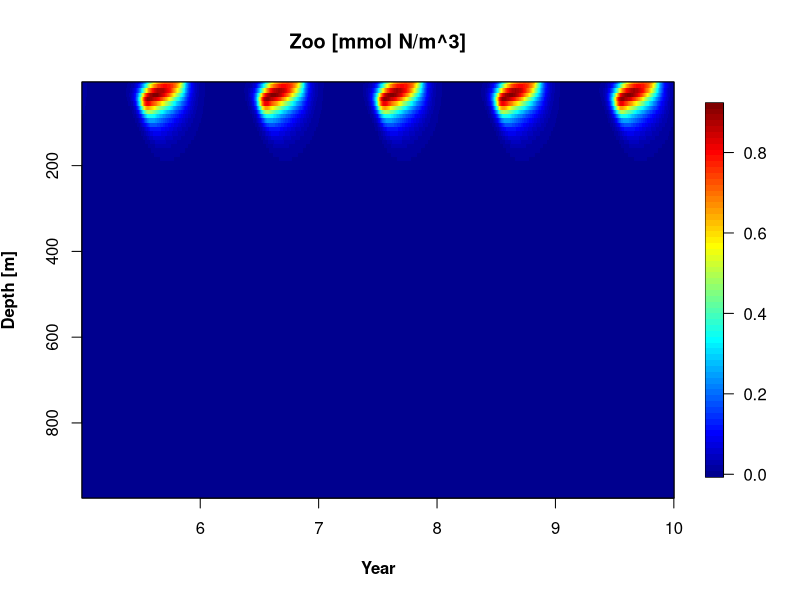

Source code (R): (Note: this script raises an error after producing the figure.)
################ Project 2 - Fasham
library(deSolve)
library(fields)

# Create an empty list to add the parameters
param <- list()

# Define parameters
param$Dv <- 10.8*2 # Diffusivity (m^2/d)
param$PAR0 <- 0.41 # unit less, PAR/ total irradiance
param$I0 <- 200 # W/m2, annual average surface irradiance 
param$C <- 4 # Oktas, cloudinessl
param$kw <- 0.04 # 1/m, light attenuation due to water
param$gP <- 2 # 1/d, phytoplankton maximum growth rate
param$alpha <- 0.025 # 1/(W/m2) / d, initial slope of the P-I curve
param$HP <- 0.5 # mMol/m3, half saturation for phytoplankton nutrient uptake
param$mP <- 0.1 # 1/d,phytoplankton specific mortality rate
param$kc <- 0.03 # m2/(mMol N), light attenuation by phytoplankton and detritus
param$gamma <- 0.03 # phytoplankton, exudation fraction
param$Sigma <- 1.5 # 1/(mMol N), NH4 inhibition parameter for phytoplankton
param$gZ <- 0.5 # 1/d, zooplankton maximum growth rate
param$beta <- 0.75 # zooplankton assimilation efficiency
param$muZ <- 0.025 # 1/d, zooplankton specific excretion rate
param$mZ <- 0.04 # 1/d, zooplankton specific mortality rate
param$HZ <- 1 # mMol/m3, zooplankton half saturation for ingestion
param$Omega <- 0.33 # detrital fraction of zooplankton mortality
param$eps <- 0.75 # ammonium fraction of zooplankton excretion
param$gB <- 2 # 1/d, bacterial maximum growth rate
param$muB <- 0.0125 # 1/d, bacterial specific excretion rate
param$HB <- 0.1 # (mMol N) / m3, bacterial half saturation for uptake
param$eta <- 0.6 # NH4/DON uptake ratio (bacteria?)
param$mD <- 0.05 # 1/d, detrital breakdown rate
param$uD <- 10 # m/d, detrital sinking rate 
param$uP <- 1 # m/d, Phytoplankton sinking rate 
param$dz <- c(rep(10,20),rep(50,16)) # grid spacing (m)
param$z <- c(seq(5,200, by=10),seq(225,1000,by=50)) # depth (m)
param$n <- length(param$z) # number of grid cells
param$theta <- 70 # degrees north, latitude
param$pP <- 0.7 # preference for phytoplankton
param$pB <- 0.1 # preference for bacteria
param$pD <- 0.2 # preference for detritus
param$Nb <- 15 # nutrient content at the bottom (mmol/m^3)
param$dzb <- 50
param$Wcenter <- 60  #Winter start day
param$Wlength <- 2*30 #length of ice coverage [days]


A0 <- c(3.800456,  3.932143,  4.190369 , 4.565361,  5.043659,  5.609317,  6.245161 , 6.933953 , 7.659329 , 8.406459,  9.162441,  9.916452, 10.659731, 11.385446, 12.088499, 12.765299, 13.413544, 14.032002,
        14.620319, 15.178838, 16.767650, 18.789011, 20.367228, 21.616196, 22.604134, 23.380663, 23.986624, 24.455906, 24.816028, 25.089051, 25.292608, 25.440788, 25.544851, 25.613793, 25.654810,
        25.673528)

N0 <- c(0.4599157,  0.4809184,  0.5223239,  0.5829859,  0.6613109,  0.7553856 , 0.8631158 , 0.9823575 , 1.1110286 , 1.2471937,  1.3891186,  1.5353000 , 1.6844726,  1.8356020,  1.9878672,  2.1406382,  2.2934514,
        2.4459845,  2.5980329,  2.7494878,  3.2019717,  3.9422750,  4.6786050,  5.4150374,  6.1520357,  6.8892783,  7.6265705,  8.3638675,  9.1011723,  9.8384904, 10.5758225, 11.3131668, 12.0505213, 12.7878838,
        13.5252525, 14.2626252)
DON0 <- c(3.477578e-05, 3.423801e-05, 3.269985e-05, 3.039544e-05, 2.763425e-05, 2.470644e-05, 2.184201e-05 ,1.919813e-05, 1.686497e-05, 1.488033e-05, 1.324550e-05 ,1.193920e-05, 1.092959e-05,
          1.018247e-05, 9.664603e-06, 9.345819e-06, 9.201403e-06, 9.214291e-06 ,9.382511e-06 ,9.760930e-06, 1.244896e-05, 1.822802e-05, 2.707202e-05, 3.897277e-05, 5.366747e-05, 7.064285e-05,
          8.920020e-05, 1.085479e-04, 1.279052e-04, 1.465905e-04, 1.640723e-04, 1.799588e-04, 1.938558e-04, 2.048334e-04, 2.099471e-04, 2.032400e-04)

P0 <- c(2.704982e-05, 5.434126e-05, 8.938645e-05, 1.270021e-04 ,1.603085e-04, 1.830998e-04, 1.918254e-04, 1.863337e-04, 1.693238e-04, 1.450398e-04, 1.178900e-04, 9.146225e-05, 6.808969e-05,
        4.887467e-05, 3.397460e-05, 2.296315e-05, 1.514648e-05, 9.785558e-06, 6.228960e-06, 4.001655e-06, 9.188180e-07, 1.927328e-07, 3.926301e-08, 7.866246e-09, 1.575163e-09, 3.219994e-10,
        6.871036e-11, 1.550475e-11, 3.680077e-12, 8.995365e-13, 2.207451e-13, 5.327346e-14, 1.247759e-14, 2.816215e-15, 6.112065e-16, 1.579331e-16)

B0 <- c(0.18237724, 0.18515930 ,0.19058378, 0.19839363 ,0.20823392, 0.21967560, 0.23224154, 0.24543309, 0.25875513, 0.27173852, 0.28395867, 0.29504970, 0.30471407, 0.31272762, 0.31894100,
        0.32327783, 0.32573043, 0.32635360, 0.32525636, 0.32259150, 0.31044150, 0.26986490 ,0.22726063, 0.18939004, 0.15735016, 0.13054558, 0.10815564, 0.08946641, 0.07388875, 0.06093098,
        0.05017867, 0.04128519, 0.03397636, 0.02808377, 0.02363223, 0.02099224)


Z0 <- c(1.952941e-02, 1.911455e-02, 1.831108e-02, 1.717027e-02, 1.576372e-02, 1.417611e-02, 1.249625e-02, 1.080799e-02, 9.182648e-03, 7.674301e-03, 6.318192e-03, 5.131935e-03, 4.118574e-03,
        3.270491e-03, 2.573284e-03, 2.009087e-03, 1.559074e-03, 1.205138e-03, 9.308736e-04, 7.220235e-04, 2.556625e-04, 5.428628e-05, 9.978569e-06, 1.613036e-06, 2.328378e-07, 3.040858e-08,
        3.632847e-09, 4.006862e-10, 4.111804e-11, 3.951686e-12, 3.576845e-13, 3.064283e-14, 2.495966e-15, 1.941941e-16, 1.451955e-17, 1.126632e-18)
D0 <- c(5.961013e-05, 1.129535e-04, 1.713173e-04, 2.347102e-04, 3.022697e-04, 3.723791e-04, 4.430252e-04, 5.122380e-04, 5.784585e-04, 6.407413e-04, 6.987847e-04, 7.528331e-04, 8.035181e-04,
        8.516956e-04, 8.983120e-04, 9.443188e-04, 9.906504e-04, 1.038368e-03, 1.089554e-03, 1.152145e-03, 1.493047e-03, 1.929801e-03, 2.416034e-03, 2.894750e-03, 3.307176e-03, 3.607307e-03,
        3.769993e-03 ,3.792095e-03, 3.688399e-03, 3.484931e-03, 3.212113e-03, 2.899351e-03, 2.571649e-03, 2.248144e-03 ,1.942320e-03 ,1.670693e-03)



# Define initial conditions - concentrations of N_P_DON_A_B_Z_D
INIT <- c(N0, P0, DON0, A0, B0, Z0, D0)

# Light function
CalLight <- function(t, P,D, param) {
  #  season <-(1-0.8 * sin(pi*param$theta/180) * cos(2*pi*t/365))
  a <- 0.5936313659
 # season <- 1+cos(pi+2*pi/365*t+4*pi/73)
  season <- 1 - (a - a*cos(pi*param$theta/90))*cos(4/73*pi + 2/365*pi*t)
  if(season<0){
    season <- 0
  }
  if(season>2){
    season <- 2
  }
  
  # Ice
  b <- param$Wcenter-param$Wlength/2
  c <- sin(pi*b/(365/2)+pi*25/146)
  d <- 1/(sin(pi*(param$Wcenter-param$Wlength/6)/(365/2)+pi*25/146)-c)
  ice <- -c*d+d*sin(pi*t/(365/2)+pi*25/146)
  
  if (ice<0){
    ice <- 0
  }
  if (ice>1){
    ice <- 1
  }
  
  damp <- param$kc * param$dz * (cumsum(P) - P/2+cumsum(D)+D/2)
  
  I <- param$I0 * param$PAR0 * exp(-param$kw * param$z - damp) * season* (1-ice)
  
  return(I)
}


# Create function that creates the differential equation at each step
FASHAM <- function(t, INIT, param) {
  N <- INIT[1:param$n]
  P <- INIT[(1+param$n):(2*param$n)]
  DON <- INIT[(2*param$n+1):(3*param$n)]
  A <- INIT[(3*param$n+1):(4*param$n)]
  B <- INIT[(4*param$n+1):(5*param$n)]
  Z <- INIT[(5*param$n+1):(6*param$n)]
  D <- INIT[(6*param$n+1):(7*param$n)]
  FD <- INIT[(7*param$n+1):(8*param$n)]
  
  # Advection and diffusion
  #####
  # Nitrate flux
  JdN <- rep(0,param$n+1)
  
  for (i in 2:param$n){
    JdN[i] <- -param$Dv * (N[i] - N[i-1]) / ((param$dz[i]+param$dz[i-1])/2)
  }
  
  
  # Diffusive flux boundary
  JdN[1] = 0
  JdN[param$n+1] = -param$Dv*(param$Nb-N[param$n])/param$dzb
  
  JN = JdN
  
  # Phytoplankton flux
  JaP <- rep(0,param$n+1)
  JdP <- rep(0,param$n+1)
  
  for (i in 2:param$n){
    JaP[i] <- param$uP * P[i-1]
    JdP[i] <- -param$Dv * (P[i] - P[i-1]) / (param$dz[i]+param$dz[i-1])/2
  }
  
  # Advective flux boundary
  JaP[1] = 0
  JaP[param$n+1] = 0
  
  # Diffusive flux boundary
  JdP[1] = 0
  JdP[param$n+1] = 0
  
  JP = JaP + JdP
  
  
  # DON flux
  JdDON <- rep(0,param$n+1)
  
  for (i in 2:param$n){
    JdDON[i] <- -param$Dv * (DON[i] - DON[i-1]) / ((param$dz[i]+param$dz[i-1])/2)
  }
  
  
  # Diffusive flux boundary
  JdDON[1] = 0
  JdDON[param$n+1] = 0
  
  JDON = JdDON
  
  
  # Ammonium flux
  JdA <- rep(0,param$n+1)
  
  for (i in 2:param$n){
    JdA[i] <- -param$Dv * (A[i] - A[i-1]) / ((param$dz[i]+param$dz[i-1])/2)
  }
  
  
  # Diffusive flux boundary
  JdA[1] = 0
  JdA[param$n+1] = 0
  
  JA = JdA
  
  # Bacteria flux
  JdB <- rep(0,param$n+1)
  
  for (i in 2:param$n){
    JdB[i] <- -param$Dv * (B[i] - B[i-1]) / ((param$dz[i]+param$dz[i-1])/2)
  }
  
  
  # Diffusive flux boundary
  JdB[1] = 0
  JdB[param$n+1] = 0
  
  JB = JdB
  
  # Zooplankton flux
  JdZ <- rep(0,param$n+1)
  
  for (i in 2:param$n){
    JdZ[i] <- -param$Dv * (Z[i] - Z[i-1]) / ((param$dz[i]+param$dz[i-1])/2)
  }
  
  
  # Diffusive flux boundary
  JdZ[1] = 0
  JdZ[param$n+1] = 0
  
  JZ = JdZ
  
  
  # Detritus flux
  JaD <- rep(0,param$n+1)
  JdD <- rep(0,param$n+1)
  
  for (i in 2:param$n){
    JaD[i] <- param$uD * D[i-1]
    JdD[i] <- -param$Dv * (D[i] - D[i-1]) / ((param$dz[i]+param$dz[i-1])/2)
  }
  
  # Advective flux boundary
  JaD[1] = 0
  JaD[param$n+1] = param$uD * D[param$n]
  
  # Diffusive flux boundary
  JdD[1] = 0
  JdD[param$n+1] = 0
  
  JD = JaD + JdD
  
  
  #####
  
  
  # Call the light function
  I <- CalLight(t, P,D, param)
  
  # Function describing P-I curve (Light limited growth rate)
  J <- param$gP * param$alpha * I / (param$gP^2 + param$alpha^2 * I^2)^(0.5)
  
  # Nutrient limiting growth rate
  Q <- N * exp(-param$Sigma*A) / (param$HP + N) + A / (param$HP + A)
  
  # Nutrient limiting growth rate (nitrate)
  Q1 <- N * exp(-param$Sigma*A) / (param$HP + N)
  
  # Nutrient limiting growth rate (Ammonium)
  Q2 <- A / (param$HP + A)
  
  # Light and nutrient limitation
  sig <- J * Q
  
  # Total food available 
  food <- param$pP*P + param$pB*B + param$pD*D 
  
  # Zooplankton grazing function on phytoplankton
  GrazP <- param$gZ * Z * (param$pP * P) / (param$HZ + food)
  
  # Zooplankton grazing function on bacteria
  GrazB <- param$gZ * Z * (param$pB * B) / (param$HZ + food)
  
  # Zooplankton grazing function on detritus
  GrazD <- param$gZ * Z * (param$pD * D) / (param$HZ + food)
  
  # Differential equation for phytoplankton 
  dPdt <- (1-param$gamma) * sig * P - GrazP - param$mP*P -(JP[2:(param$n+1)] - JP[1:param$n]) / param$dz 
  
  # Differential equation for zooplankton 
  dZdt <- param$beta*GrazP + param$beta*GrazB + param$beta*GrazD - param$muZ*Z - param$mZ*Z-(JZ[2:(param$n+1)] - JZ[1:param$n]) / param$dz 
  
  # Total bacterial nitrogenous substrate S
  S <- min(A,param$eta*DON)
  
  # Bacterial DON uptake
  U1 <- param$gB*B*DON / (param$HB + S + DON)
  
  # Bacterial ammonia uptake
  U2 <- param$gB*B*S / (param$HB + S + DON)
  
  # Differential equation for bacteria
  dBdt <- U1 + U2 - GrazB - param$muB * B -(JB[2:(param$n+1)] - JB[1:param$n]) / param$dz 
  
  # Differential equation for detritus
  dDdt <- (1-param$beta)*GrazP + (1-param$beta)*GrazB - param$beta*GrazD - param$mD*D + param$mP*P -(JD[2:(param$n+1)] - JD[1:param$n]) / param$dz 
  
  # Differential equation for nitrate
  dNdt <- -(J*Q1) * P -(JN[2:(param$n+1)] - JN[1:param$n]) / param$dz 
  
  # Differential equation for ammonium
  dAdt <- -(J*Q2) * P - U2 + param$muB*B + (param$eps*param$muZ+(1-param$Omega)*param$mZ) * Z -(JA[2:(param$n+1)] - JA[1:param$n]) / param$dz 
  
  # Differential equation for dissolved organic nitrogen (DON)
  dDONdt <- param$gamma*sig*P + param$mD*D + (1-param$eps)*param$muZ*Z - U1 -(JDON[2:(param$n+1)] - JDON[1:param$n]) / param$dz 

  return(list(c(dNdt, dPdt, dDONdt, dAdt, dBdt, dZdt, dDdt)))
}

# Define time step
time <- seq(1,365*10, by=1)

# Solve our differential equations
# How much time does the run take?
start.time <- Sys.time()
res <- ode(INIT, time, FASHAM, param)
end.time <- Sys.time()
time.taken <- end.time - start.time
print(paste("Runtime=",as.character(round(time.taken,1)),"s"))
#,method = "ode45", atol = 1e-14, rtol = 1e-14

N <- res[,2:(param$n+1)]
P <- res[,(2+param$n):(2*param$n+1)]
DON <- res[,(2*param$n+2):(3*param$n+1)]
A <- res[,(3*param$n+2):(4*param$n+1)]
B <- res[,(4*param$n+2):(5*param$n+1)]
Z <- res[,(5*param$n+2):(6*param$n+1)]
D <- res[,(6*param$n+2):(7*param$n+1)]


# Surface plot of phytoplankton
par(mfrow=c(1,1))

image.plot((time[(365*5+1):(10*365)])/365, param$z, Z[(365*5+1):(10*365),], ylim = rev(range(param$z)),
           xlab = substitute(paste(bold("Year"))), ylab = substitute(paste(bold("Depth [m]"))),
           main = "Zoo [mmol N/m^3]")
box()


# yearly flux
FI <-  rep(0,length(time)/365)

for (i in 1:length(FI)){
  FI[i] <- sum(param$uD * D[((i-1)*365+1):(i*365),param$n])
}
FI


t <- seq(1,365, by=1)
image.plot(t, param$z, Pc, ylim = rev(range(param$z)),
           xlab = substitute(paste(bold("Year"))), ylab = substitute(paste(bold("Depth [m]"))),
           main = "Detritus [mmol N/m^3]")
box()

Nt <- res[,2:(param$n+1-16)]
Pt <- res[,(2+param$n):(2*param$n+1-16)]
DONt <- res[,(2*param$n+2):(3*param$n+1-16)]
At <- res[,(3*param$n+2):(4*param$n+1-16)]
Bt <- res[,(4*param$n+2):(5*param$n+1-16)]
Zt <- res[,(5*param$n+2):(6*param$n+1-16)]
Dt <- res[,(6*param$n+2):(7*param$n+1-16)]

# Phytoplankton
image.plot((time[(365*5+1):(10*365)])/365, param$z[1:20], Bt[(365*5+1):(10*365),], ylim = rev(range(param$z[1:20])),
           xlab = substitute(paste(bold("Year"))), xaxt = "s", ylab = substitute(paste(bold("Depth [m]"))),
           main = "Zooplankton [mmol N/m^3]")
box()


image.plot(time/365, param$z, A, ylim = rev(range(param$z)),
           xlab = substitute(paste(bold("Year"))), xaxt = "s", ylab = substitute(paste(bold("Depth [m]"))),
           main = "Bacteria [mmol N/m^3]")
box()

# Vertical distribution throughout the year

mid_of_month <- 3*365+c(1,32,60,91,121,152,182,213,244,274,305,335)-31+15 # Day number at the 15th of each month in the 4th year of simulation. Starting from december in year 3
par(mfrow=c(3,4))
plot_nr <- c(1,4,7,10,2,5,8,11,3,6,9,12)
month <- c("Dec","Jan","Feb", "Mar","Apr","May","Jun","Jul","Aug","Sep","Oct", "Nov")

title <- c("Winter","Spring","Summer","Fall","","","","","","","","")
xtitle <- c(bquote(bold()),bquote(bold()),bquote(bold()),bquote(bold())
            ,bquote(bold()),bquote(bold()),bquote(bold()),bquote(bold()),
            bquote(bold(mmol~N~m^-3)),bquote(bold(mmol~N~m^-3)),bquote(bold(mmol~N~m^-3)),bquote(bold(mmol~N~m^-3)))
xax <- c("n","n","n","n","n","n","n","n","s","s","s","s")
ytitle <- c(bquote(bold(Depth~(m))),bquote(bold()),bquote(bold()),bquote(bold()),
            bquote(bold(Depth~(m))),bquote(bold()),bquote(bold()),bquote(bold()),
            bquote(bold(Depth~(m))),bquote(bold()),bquote(bold()),bquote(bold()))

yax <- c("s","n","n","n","s","n","n","n","s","n","n","n")
l_marg <- c(4,1.5,1.5,1.5,4,1.5,1.5,1.5,4,1.5,1.5,1.5)
r_marg <- c(0.5,2,2,2,0.5,2,2,2,0.5,2,2,2)
b_marg <- c(1.5,1.5,1.5,1.5,2.5,2.5,2.5,2.5,4.1,4.1,4.1,4.1)
t_marg <- c(2,2,2,2,1,1,1,1,0.1,0.1,0.1,0.1)


# Vertical plots of the whole water column

for (i in 1:12){  
  par(mar=c(b_marg[i],l_marg[i],t_marg[i],r_marg[i]))
  index <- plot_nr[i]
  

  plot(P[mid_of_month[index],], param$z,xlim=c(0,2), ylim = rev(range(param$z)), type = "l",pch = 19, col = "darkseagreen", 
       main = paste(as.character(title[i])), ylab = paste(as.character(ytitle[i])),yaxt=paste(as.character(yax[i])), 
       xaxt=paste(as.character(xax[i])),xlab = paste(as.character(xtitle[i])),lwd = 3)
  lines(Z[mid_of_month[index],], param$z, ylim = rev(range(param$z)), pch = 19, col = "blue3",lwd = 3,type = "l")
  lines(B[mid_of_month[index],], param$z, ylim = rev(range(param$z)), pch = 19, col = "yellow",lwd = 3,type = "l")
  lines(D[mid_of_month[index],], param$z, ylim = rev(range(param$z)), pch = 19, col = "red",lwd = 3,type = "l")
  text(1,150,month[index])
  
}

legend(1.15,600,legend=c("Phytoplankton", "Zooplankton", "Bacteria","Detritus"),col=c("darkseagreen", "blue3", "yellow", "red"),pch = 19,cex = 1)


# Vertical plots of the top 200 meters

for (i in 1:12){  
  par(mar=c(b_marg[i],l_marg[i],t_marg[i],r_marg[i]))
  index <- plot_nr[i]
  
  
  plot(Pt[mid_of_month[index],1:20], param$z[1:20],xlim=c(0,2.4), ylim = rev(range(param$z[1:20])),type = "l", lwd = 3, col = "darkseagreen", 
       main = paste(as.character(title[i])), ylab = ytitle[i],yaxt=paste(as.character(yax[i])), 
       xaxt=paste(as.character(xax[i])),xlab = xtitle[i])
  lines(Zt[mid_of_month[index],1:20], param$z[1:20], ylim = rev(range(param$z)), pch = 19, col = "blue3",lwd = 3,type = "l")
  lines(Bt[mid_of_month[index],1:20], param$z[1:20], ylim = rev(range(param$z)), pch = 19, col = "yellow",lwd = 3,type = "l")
  lines(Dt[mid_of_month[index],1:20], param$z[1:20], ylim = rev(range(param$z)), pch = 19, col = "red",lwd = 3,type = "l")
  text(1.2,10,month[index],cex=1.2)
  
}

legend(1.3,110,legend=c("Phytoplankton", "Zooplankton", "Bacteria","Detritus"),col=c("darkseagreen", "blue3", "yellow", "red"),pch = 19,cex = 1)


t <- (9*365+1):3650

Pc <- P[t,]
Dc <- D[t,]
Nc <- N[t,]
Ac <- A[t,]
Bc <- B[t,]
DONc <- DON[t,]
Zc <- Z[t,]



#  season <-(1-0.8 * sin(pi*param$theta/180) * cos(2*pi*t/365))
a <- 0.5936313659
# season <- 1+cos(pi+2*pi/365*t+4*pi/73)
season <- 1 - (a - a*cos(pi*param$theta/90))*cos(4/73*pi + 2/365*pi*t)
for (i in 1:365){ 
 if(season[i]<0){
    season[i] <- 0
  }
  if(season[i]>2){
    season[i] <- 2
  }
}
# Ice
b <- param$Wcenter-param$Wlength/2
c <- sin(pi*b/(365/2)+pi*25/146)
d <- 1/(sin(pi*(param$Wcenter-param$Wlength/6)/(365/2)+pi*25/146)-c)
ice <- -c*d+d*sin(pi*t/(365/2)+pi*25/146)
for (i in 1:365){
  if (ice[i]<0){
    ice[i] <- 0
  }
  if (ice[i]>1){
    ice[i] <- 1
  }
}
damp <- matrix(0,ncol = 36,nrow=365)
for (i in 1:364){

  for (j in 1:36){

    damp[i,j] <- param$kc * param$dz[j] * (sum(Pc[i,1:j]) - Pc[i,j]/2+sum(Dc[i,1:j])+Dc[i,j]/2)
  }
}


Law <- matrix(0,ncol = 36,nrow=365)
for (i in 1:365){
  Law[i,] <- param$kw * param$z
}
 
# Call the light function
I <- param$I0 * param$PAR0 * exp(-Law - damp) * season* (1-ice)




# Function describing P-I curve (Light limited growth rate)
J <- param$gP * param$alpha * I / (param$gP^2 + param$alpha^2 * I^2)^(0.5)

# Nutrient limiting growth rate
Q <- Nc * exp(-param$Sigma*Ac) / (param$HP + Nc) + Ac / (param$HP + Ac)


# Light and nutrient limitation
sig <- J * Q


Prod2 <-(1-param$gamma) * sig * Pc

sum(Prod2)


kl <- rep(0,365)
kp <- rep(0,365)
pi <- rep(0,365)

for (i in 1:365){
  kl[i] <- sum(Prod2[i,])
  kp[i] <- sum(Pc[i,])
  pi <- sum(Pc[i,])
}
par(mfrow=c(1,1))
plot(t-9*365,kl,type="l",lwd=2)

max(kl)
length(kl)


## Calculate change

product <- data.frame("day"=seq(1,365, by=1), "production"=rep(0,365))

#Subset 1 year
Pyear <- P[(365*5+1):(6*365),]

for (i in 1:364){
  product$production[i] <- sum(Pc[i+1,]) - sum(Pc[i,])
  
}

max(product$production)

plot(product$day, product$production, type="l", ylab="P biomass change (mmol N m-3 d-1)", xlab="Day")



t <- (9*365+1):3650

Pc <- P[t,]
Dc <- D[t,]
Nc <- N[t,]
Ac <- A[t,]
Bc <- B[t,]
DONc <- DON[t,]
Zc <- Z[t,]

food <- param$pP*Pc + param$pB*Bc + param$pD*Dc

# Zooplankton grazing function on phytoplankton
GrazP <- param$gZ * Zc * (param$pP * Pc) / (param$HZ + food)

# Zooplankton grazing function on bacteria
GrazB <- param$gZ * Zc * (param$pB * Bc) / (param$HZ + food)

# Zooplankton grazing function on detritus
GrazD <- param$gZ * Zc * (param$pD * Dc) / (param$HZ + food)


ProdZ <- param$beta*GrazP + param$beta*GrazB + param$beta*GrazD

Zl <- rep(0,365)
Zp <- rep(0,365)
Zi <- rep(0,365)

for (i in 1:365){
  Zl[i] <- sum(ProdZ[i,])
  Zp[i] <- sum(Zc[i,])

}
par(mfrow=c(1,1))
plot(t-9*365,Zl,type="l",lwd=2)

max(Zl)

sum(ProdZ)
